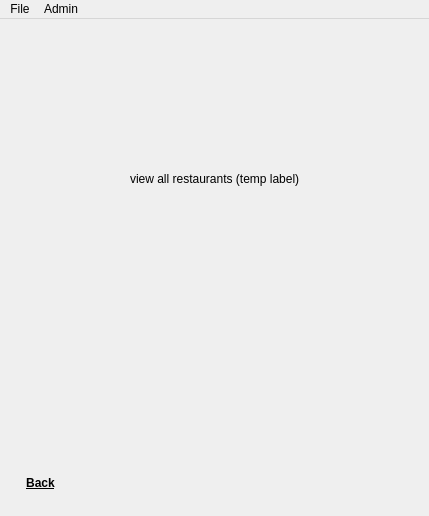
<?xml version="1.0" encoding="UTF-8"?>
<ui version="4.0">
 <class>MainWindow</class>
 <widget class="QMainWindow" name="MainWindow">
  <property name="geometry">
   <rect>
    <x>0</x>
    <y>0</y>
    <width>429</width>
    <height>516</height>
   </rect>
  </property>
  <property name="windowTitle">
   <string>MainWindow</string>
  </property>
  <widget class="QWidget" name="centralWidget">
   <widget class="QStackedWidget" name="stackedWidget">
    <property name="geometry">
     <rect>
      <x>0</x>
      <y>-1</y>
      <width>431</width>
      <height>491</height>
     </rect>
    </property>
    <property name="currentIndex">
     <number>1</number>
    </property>
    <widget class="QWidget" name="page_home">
     <widget class="QLabel" name="label_homepageTitle">
      <property name="geometry">
       <rect>
        <x>140</x>
        <y>130</y>
        <width>161</width>
        <height>22</height>
       </rect>
      </property>
      <property name="font">
       <font>
        <family>Droid Sans Fallback</family>
        <pointsize>20</pointsize>
        <weight>75</weight>
        <italic>false</italic>
        <bold>true</bold>
        <underline>true</underline>
        <strikeout>false</strikeout>
       </font>
      </property>
      <property name="text">
       <string>Dank Title</string>
      </property>
     </widget>
     <widget class="QWidget" name="">
      <property name="geometry">
       <rect>
        <x>80</x>
        <y>200</y>
        <width>251</width>
        <height>161</height>
       </rect>
      </property>
      <layout class="QVBoxLayout" name="verticalLayout_homepageButtons">
       <property name="spacing">
        <number>15</number>
       </property>
       <item>
        <widget class="QPushButton" name="pushButton_viewAllRestaurants">
         <property name="text">
          <string>View Nearby Restaurants</string>
         </property>
        </widget>
       </item>
       <item>
        <widget class="QPushButton" name="pushButton_planRegularFoodRun">
         <property name="text">
          <string>Plan a food run</string>
         </property>
        </widget>
       </item>
       <item>
        <widget class="QPushButton" name="pushButton_planCustomFoodRun">
         <property name="font">
          <font>
           <weight>50</weight>
           <bold>false</bold>
          </font>
         </property>
         <property name="text">
          <string>Plan a custom food run</string>
         </property>
        </widget>
       </item>
      </layout>
     </widget>
    </widget>
    <widget class="QWidget" name="page_viewAllRestaurants">
     <widget class="QLabel" name="label">
      <property name="geometry">
       <rect>
        <x>130</x>
        <y>150</y>
        <width>271</width>
        <height>22</height>
       </rect>
      </property>
      <property name="text">
       <string>view all restaurants (temp label)</string>
      </property>
     </widget>
     <widget class="QPushButton" name="pushButton_back1">
      <property name="geometry">
       <rect>
        <x>10</x>
        <y>450</y>
        <width>61</width>
        <height>30</height>
       </rect>
      </property>
      <property name="font">
       <font>
        <weight>75</weight>
        <bold>true</bold>
        <underline>true</underline>
       </font>
      </property>
      <property name="text">
       <string>Back</string>
      </property>
      <property name="flat">
       <bool>true</bool>
      </property>
     </widget>
    </widget>
    <widget class="QWidget" name="page_planRegularTrip">
     <widget class="QLabel" name="label_2">
      <property name="geometry">
       <rect>
        <x>130</x>
        <y>150</y>
        <width>241</width>
        <height>22</height>
       </rect>
      </property>
      <property name="text">
       <string>plan reg run (temp label)</string>
      </property>
     </widget>
     <widget class="QPushButton" name="pushButton_back2">
      <property name="geometry">
       <rect>
        <x>10</x>
        <y>450</y>
        <width>61</width>
        <height>30</height>
       </rect>
      </property>
      <property name="font">
       <font>
        <weight>75</weight>
        <bold>true</bold>
        <underline>true</underline>
       </font>
      </property>
      <property name="text">
       <string>Back</string>
      </property>
      <property name="flat">
       <bool>true</bool>
      </property>
     </widget>
    </widget>
    <widget class="QWidget" name="page_planCustomFoodRun">
     <widget class="QLabel" name="label_3">
      <property name="geometry">
       <rect>
        <x>70</x>
        <y>120</y>
        <width>261</width>
        <height>22</height>
       </rect>
      </property>
      <property name="text">
       <string>plan custom food run (temp label)</string>
      </property>
     </widget>
     <widget class="QPushButton" name="pushButton_back3">
      <property name="geometry">
       <rect>
        <x>10</x>
        <y>450</y>
        <width>61</width>
        <height>30</height>
       </rect>
      </property>
      <property name="font">
       <font>
        <weight>75</weight>
        <bold>true</bold>
        <underline>true</underline>
       </font>
      </property>
      <property name="text">
       <string>Back</string>
      </property>
      <property name="flat">
       <bool>true</bool>
      </property>
     </widget>
    </widget>
   </widget>
  </widget>
  <widget class="QMenuBar" name="menuBar">
   <property name="geometry">
    <rect>
     <x>0</x>
     <y>0</y>
     <width>429</width>
     <height>27</height>
    </rect>
   </property>
   <widget class="QMenu" name="menuFile">
    <property name="title">
     <string>File</string>
    </property>
    <addaction name="actionQuit"/>
   </widget>
   <widget class="QMenu" name="menuAdmin">
    <property name="title">
     <string>Admin</string>
    </property>
    <addaction name="actionLogin"/>
   </widget>
   <addaction name="menuFile"/>
   <addaction name="menuAdmin"/>
  </widget>
  <action name="actionLogin">
   <property name="text">
    <string>Login</string>
   </property>
  </action>
  <action name="actionQuit">
   <property name="text">
    <string>Quit</string>
   </property>
  </action>
 </widget>
 <layoutdefault spacing="6" margin="11"/>
 <resources/>
 <connections/>
</ui>
